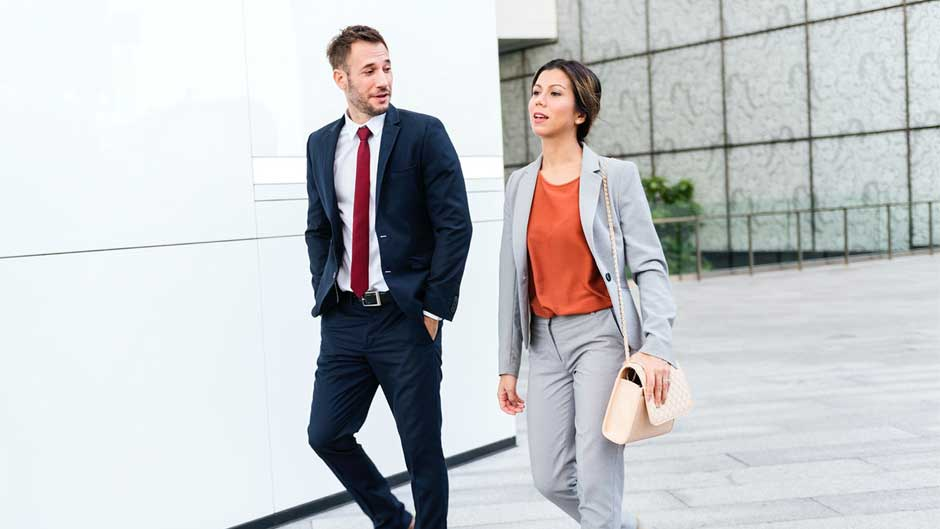
#> input picture images/pedestrian2.jpg, 940 x 529 px
$ python detect_face_pedestrian2.py
#> lines starting #> are read from the running program, lines starting #| are printed output that depends on the picture; after the words box and inside, x2 and y2 are one past the last pixel; in counts of white or black regions, pixels touching at a corner belong together
import cv2

# Load the cascade
face_classifier = cv2.CascadeClassifier('haarcascades/haarcascade_frontalface_default.xml')

# Read the input image
img = cv2.imread('images/pedestrian2.jpg')
#> img is the input picture: shape (529, 940, 3); mean B, G, R 200.3, 197.9, 195.8

# Convert into grayscale
gray = cv2.cvtColor(img, cv2.COLOR_BGR2GRAY)
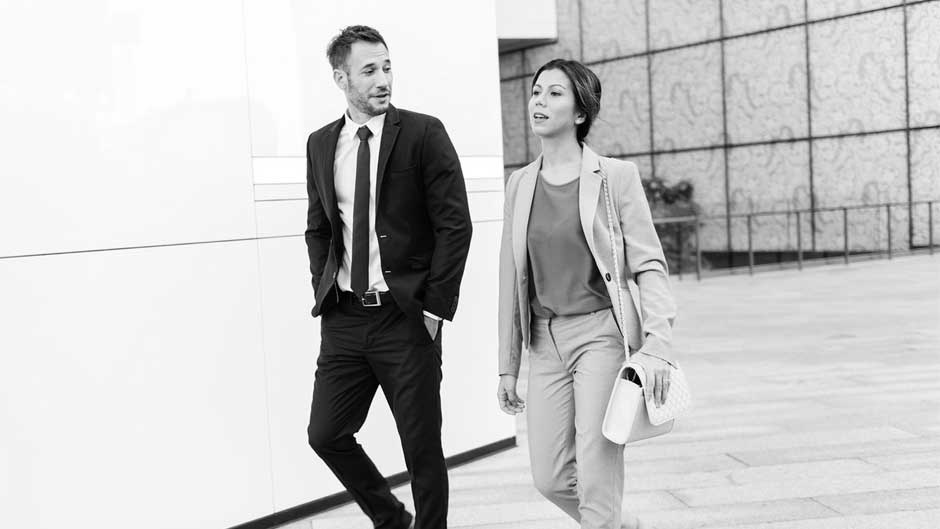
#> gray: shape (529, 940); min 0, max 255, mean 197.6

# Detect faces
faces = face_classifier.detectMultiScale(gray, 1.133, 6)
#> faces = [[515, 69, 61, 61], [346, 45, 65, 65]]

# Declare color variable
dark_blue = (0,0,255)

# Draw rectangle around the faces
if len(faces) > 1:
    i = 0
    for f in faces:
        face = faces[i]
        (x, y, w, h) = face
        cv2.rectangle(img, (x, y), (x + w, y + h), dark_blue, 2)
        cv2.putText(img, "Face {}".format(i), (x - 10, y - 10),
            cv2.FONT_HERSHEY_SIMPLEX, 0.5, dark_blue, 2)
        i = i + 1
#> this loop made 2 passes
#> (x, y, w, h, i) on passes 1 to 2: (515, 69, 61, 61, 1), (346, 45, 65, 65, 2)
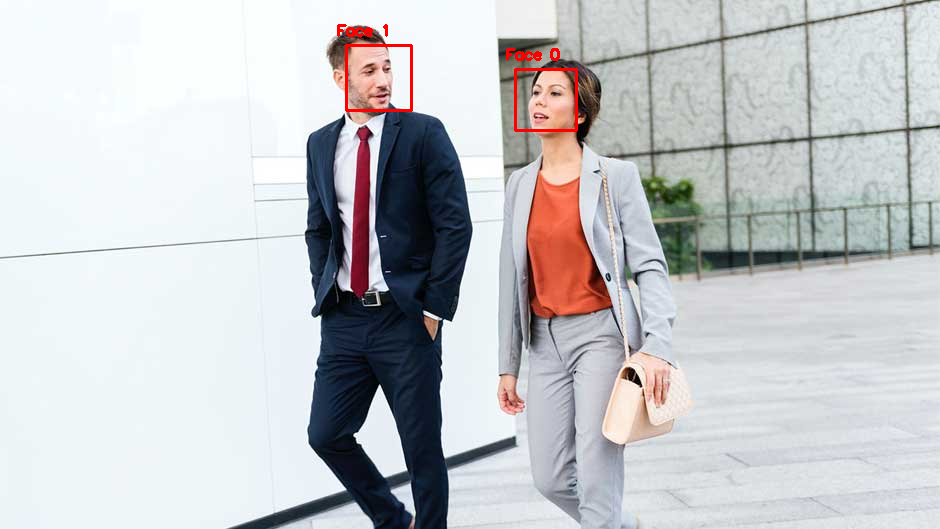
#> img: shape (529, 940, 3); 0.43% of pixels changed, all inside (x1, y1, x2, y2) = (337, 24, 578, 132)
#> after the loop, i = 2

# Display the output
cv2.imshow('img', img)
cv2.waitKey(5000)
cv2.destroyAllWindows()

$ run again, with images/pedestrian1.jpg copied over images/pedestrian2.jpg
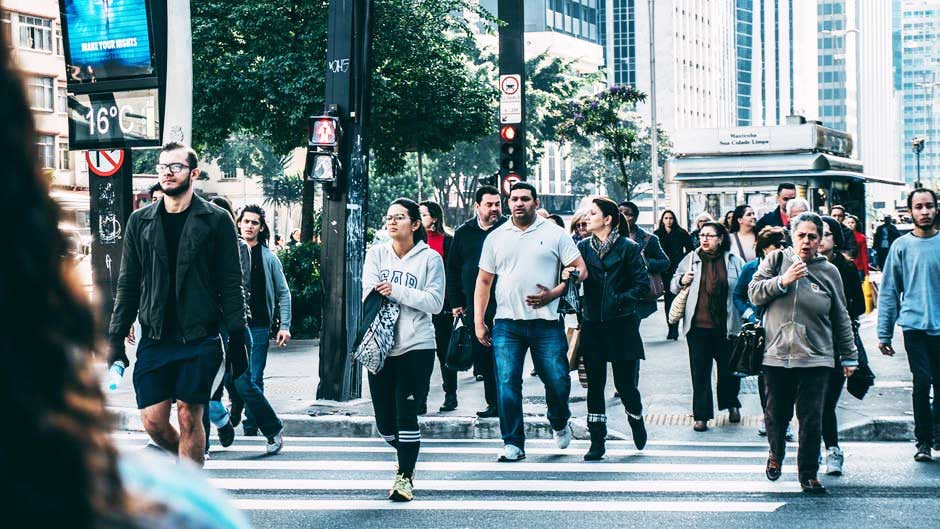
#> input picture images/pedestrian1.jpg, 940 x 529 px
#> img is the input picture: shape (529, 940, 3); mean B, G, R 133.3, 128, 107
#> `gray = cv2.cvtColor(img, cv2.COLOR_BGR2GRAY)`:
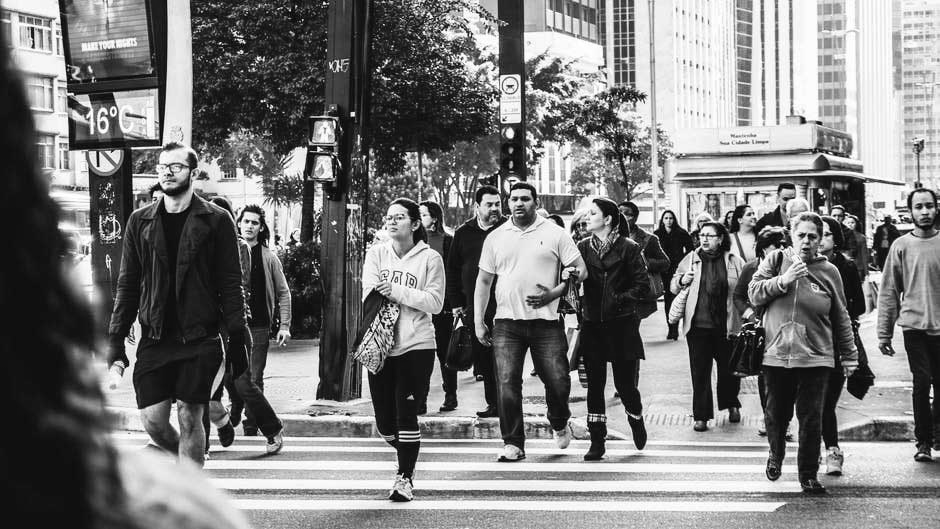
#> gray: shape (529, 940); min 0, max 255, mean 122.3
#> faces = [[505, 188, 30, 30], [480, 195, 26, 26], [237, 212, 28, 28], [790, 223, 34, 34], [381, 206, 30, 30]]
#> the loop `for f in faces:` made 5 passes
#> after the loop `for f in faces:`:
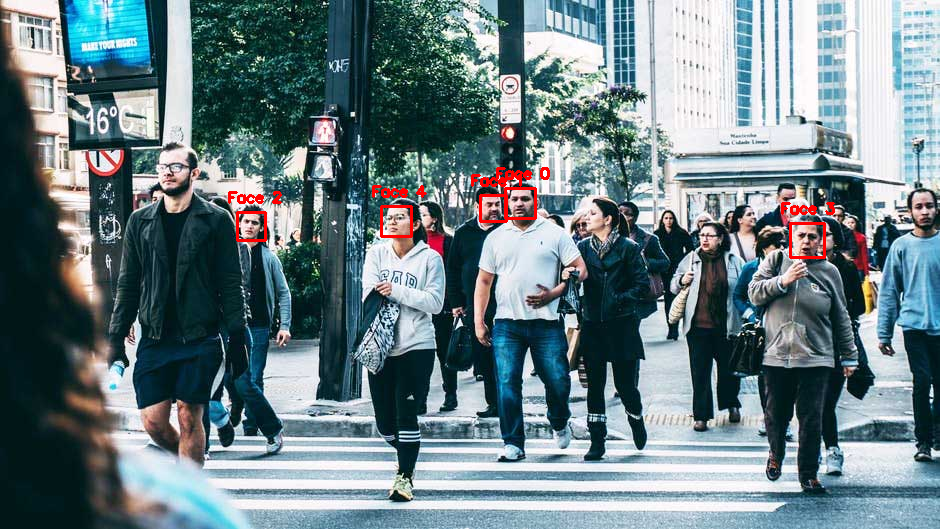
#> img: shape (529, 940, 3); 0.67% of pixels changed, all inside (x1, y1, x2, y2) = (228, 167, 835, 259)
#> after the loop `for f in faces:`: i = 5

$ run again, with images/pedestrian3.jpg copied over images/pedestrian2.jpg
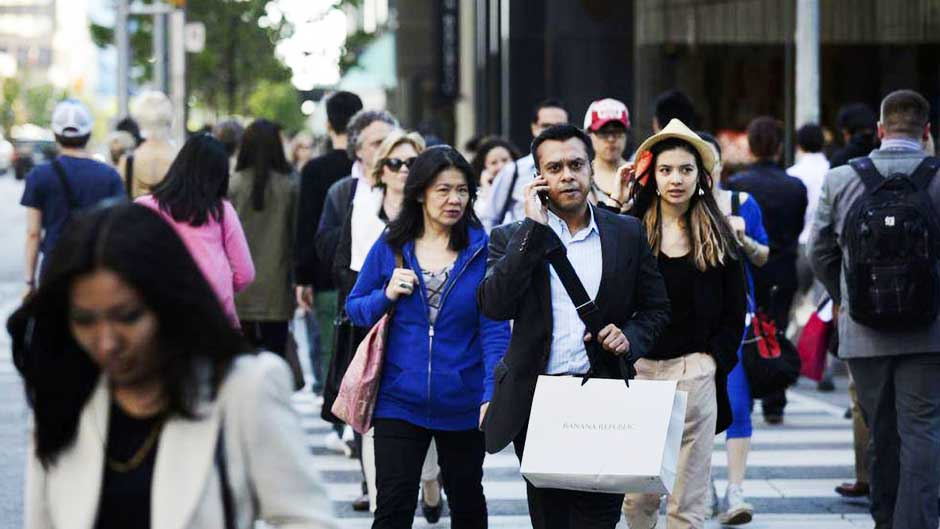
#> input picture images/pedestrian3.jpg, 940 x 529 px
#> img is the input picture: shape (529, 940, 3); mean B, G, R 101, 93.7, 92.9
#> `gray = cv2.cvtColor(img, cv2.COLOR_BGR2GRAY)`:
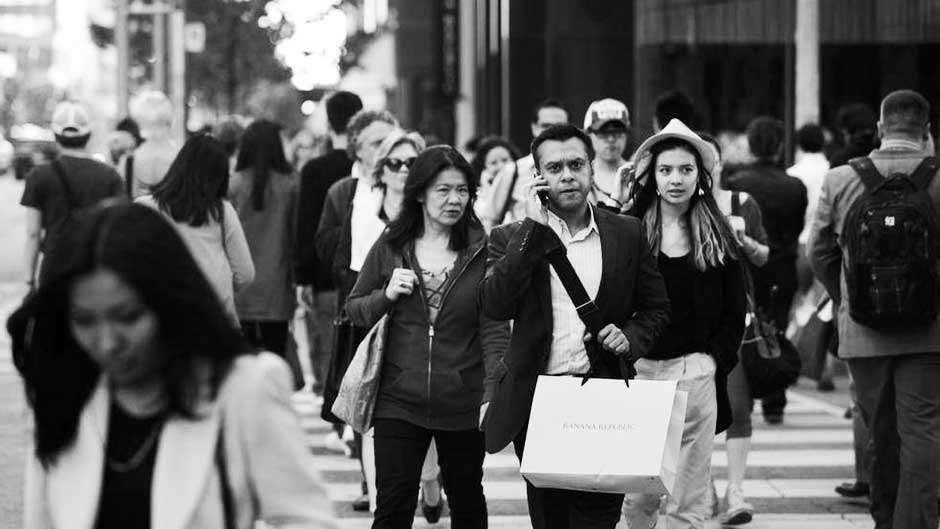
#> gray: shape (529, 940); min 0, max 255, mean 94.3
#> faces = [[483, 149, 32, 32], [423, 168, 57, 57], [647, 148, 58, 58], [532, 140, 69, 69], [57, 278, 106, 106]]
#> the loop `for f in faces:` made 5 passes
#> after the loop `for f in faces:`:
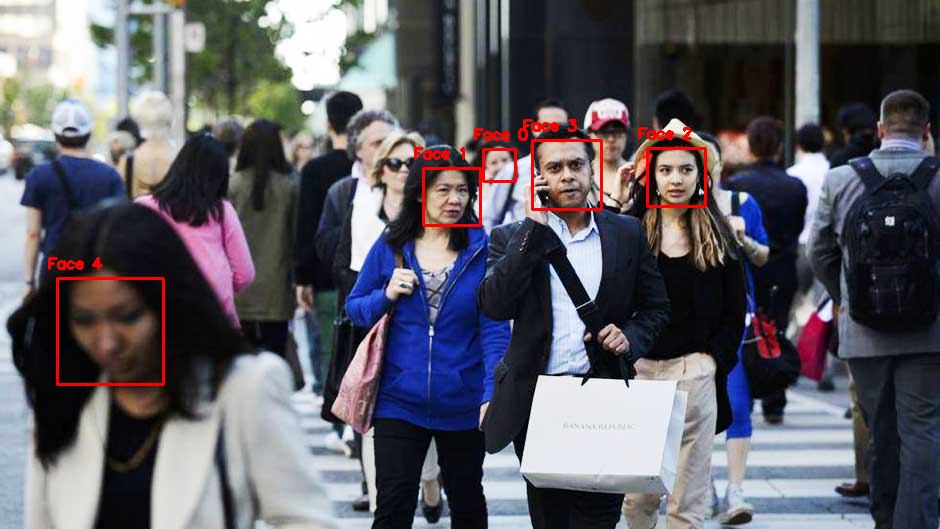
#> img: shape (529, 940, 3); 1.1% of pixels changed, all inside (x1, y1, x2, y2) = (48, 119, 707, 386)
#> after the loop `for f in faces:`: i = 5

$ run again, with images/pedestrian4.jpg copied over images/pedestrian2.jpg
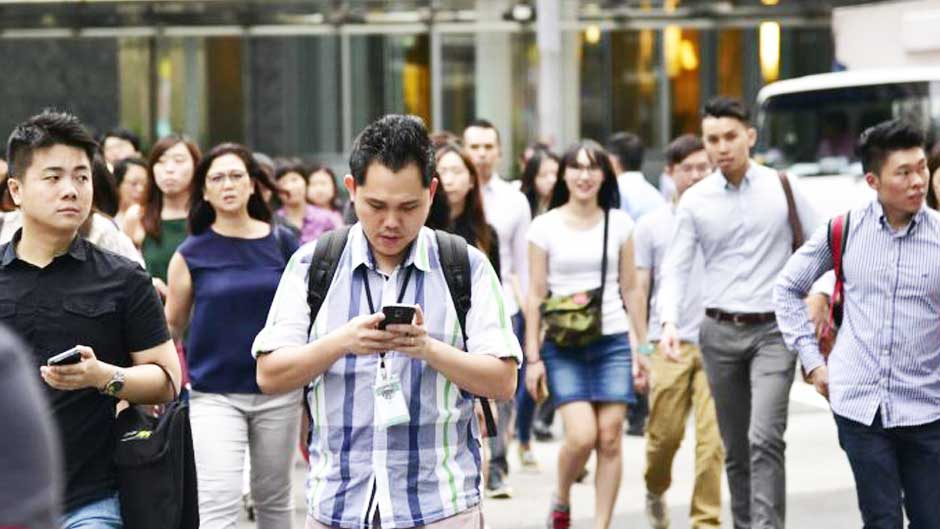
#> input picture images/pedestrian4.jpg, 940 x 529 px
#> img is the input picture: shape (529, 940, 3); mean B, G, R 131.7, 134.4, 139.9
#> `gray = cv2.cvtColor(img, cv2.COLOR_BGR2GRAY)`:
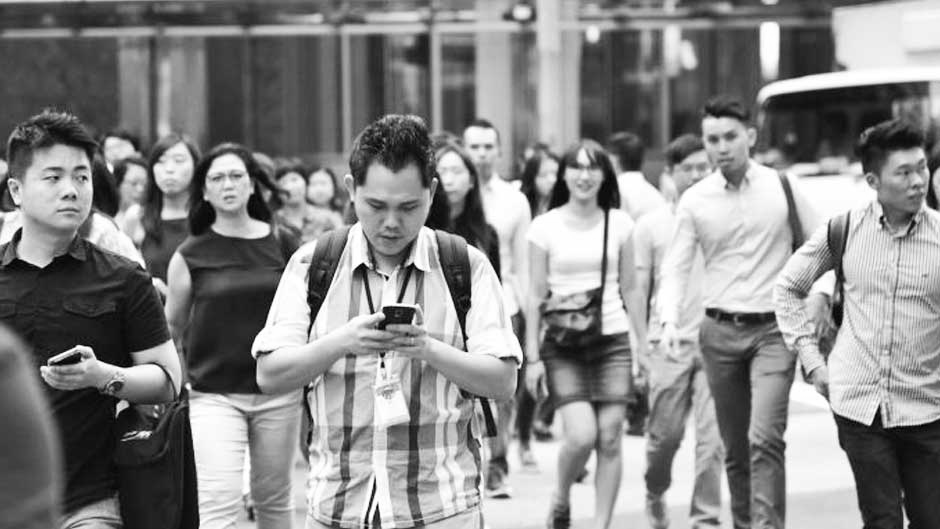
#> gray: shape (529, 940); min 0, max 255, mean 135.8
#> faces = [[306, 173, 30, 30], [459, 129, 46, 46], [558, 146, 54, 54], [199, 155, 57, 57], [695, 117, 55, 55], [879, 150, 58, 58], [25, 143, 83, 83], [352, 180, 80, 80]]
#> the loop `for f in faces:` made 8 passes
#> after the loop `for f in faces:`:
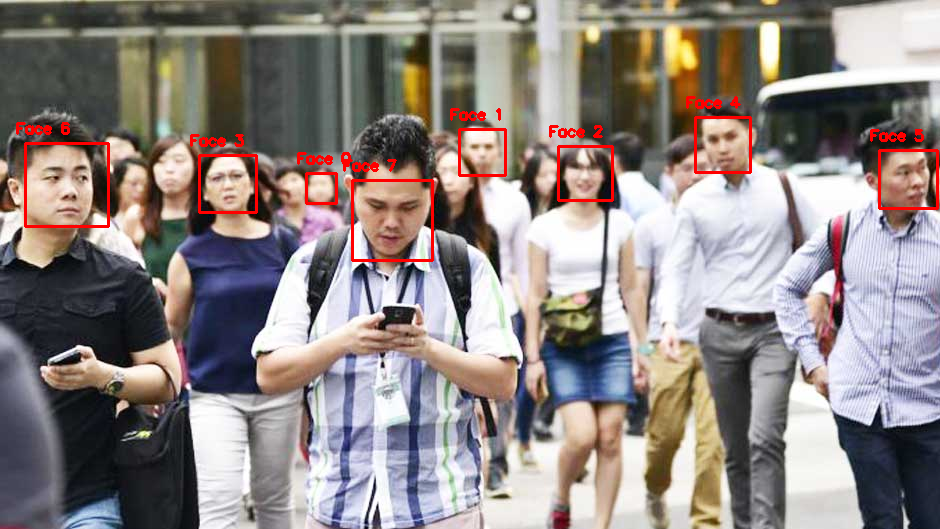
#> img: shape (529, 940, 3); 1.63% of pixels changed, all inside (x1, y1, x2, y2) = (16, 96, 939, 262)
#> after the loop `for f in faces:`: i = 8
